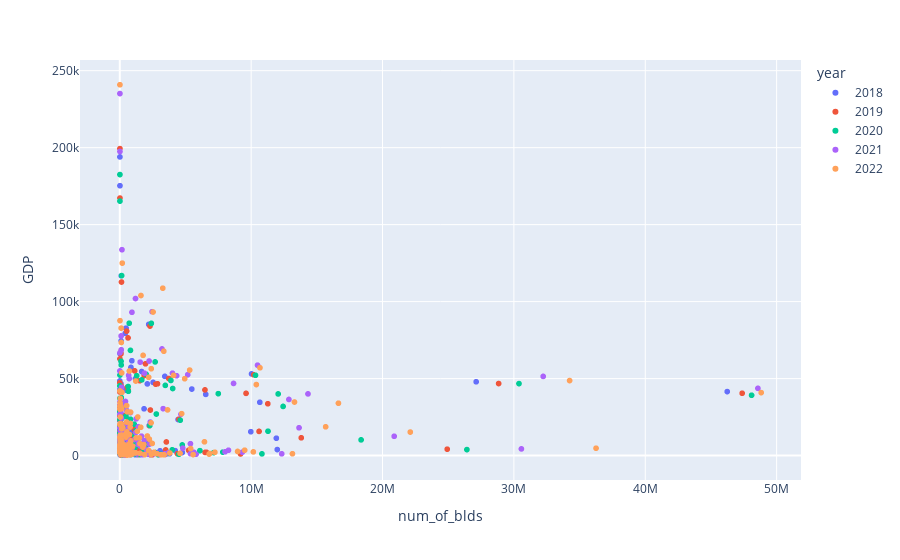

Notebook code cell kept with this figure:
### Code cell
# the scatter plot of the number of manually mapped buildings and gdp in the years 2018-2022
fig = px.scatter(df_mm_blds_gdp, x="num_of_blds", y="GDP", color="year",
                 #symbol="adm0_iso"
                 hover_name="adm0_iso",)
fig.show()

### Figure 1 — Plotly figure (JSON) as saved in the notebook; plotly's stock layout.template omitted (floating-point values rounded to 4 significant figures; data arrays with more than 128 entries replaced by an {"elided": "..."} marker saying what was removed)
{"data": [{"hovertemplate": "<b>%{hovertext}</b><br><br>year=2018<br>num_of_blds=%{x}<br>GDP=%{y}<extra></extra>", "hovertext": {"elided": "193 str values"}, "legendgroup": "2018", "marker": {"color": "#636efa", "symbol": "circle"}, "mode": "markers", "name": "2018", "showlegend": true, "type": "scattergl", "x": {"elided": "193 int values"}, "xaxis": "x", "y": {"elided": "193 float values"}, "yaxis": "y"}, {"hovertemplate": "<b>%{hovertext}</b><br><br>year=2019<br>num_of_blds=%{x}<br>GDP=%{y}<extra></extra>", "hovertext": {"elided": "193 str values"}, "legendgroup": "2019", "marker": {"color": "#EF553B", "symbol": "circle"}, "mode": "markers", "name": "2019", "showlegend": true, "type": "scattergl", "x": {"elided": "193 int values"}, "xaxis": "x", "y": {"elided": "193 float values"}, "yaxis": "y"}, {"hovertemplate": "<b>%{hovertext}</b><br><br>year=2020<br>num_of_blds=%{x}<br>GDP=%{y}<extra></extra>", "hovertext": {"elided": "193 str values"}, "legendgroup": "2020", "marker": {"color": "#00cc96", "symbol": "circle"}, "mode": "markers", "name": "2020", "showlegend": true, "type": "scattergl", "x": {"elided": "193 int values"}, "xaxis": "x", "y": {"elided": "193 float values"}, "yaxis": "y"}, {"hovertemplate": "<b>%{hovertext}</b><br><br>year=2021<br>num_of_blds=%{x}<br>GDP=%{y}<extra></extra>", "hovertext": {"elided": "193 str values"}, "legendgroup": "2021", "marker": {"color": "#ab63fa", "symbol": "circle"}, "mode": "markers", "name": "2021", "showlegend": true, "type": "scattergl", "x": {"elided": "193 int values"}, "xaxis": "x", "y": {"elided": "193 float values"}, "yaxis": "y"}, {"hovertemplate": "<b>%{hovertext}</b><br><br>year=2022<br>num_of_blds=%{x}<br>GDP=%{y}<extra></extra>", "hovertext": {"elided": "193 str values"}, "legendgroup": "2022", "marker": {"color": "#FFA15A", "symbol": "circle"}, "mode": "markers", "name": "2022", "showlegend": true, "type": "scattergl", "x": {"elided": "193 int values"}, "xaxis": "x", "y": {"elided": "193 float values"}, "yaxis": "y"}], "layout": {"legend": {"title": {"text": "year"}, "tracegroupgap": 0}, "margin": {"t": 60}, "xaxis": {"anchor": "y", "domain": [0, 1], "title": {"text": "num_of_blds"}}, "yaxis": {"anchor": "x", "domain": [0, 1], "title": {"text": "GDP"}}}}
